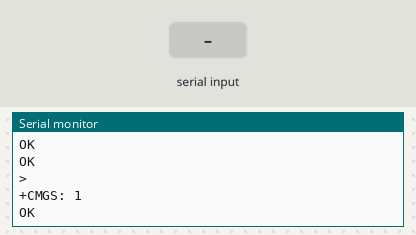
A sketch run on a simulated Arduino Uno, built with avr-gcc and run on an emulated ATmega328P. On the bench: the last lines printed to the serial monitor. The test bench sets the inputs (shaded band). The modem accepts every AT command (registered, SIM ready, sends succeed) and sends nothing else.

Above: at 4.2 s.
4.3 s: "1" received over the second serial link
At 5.7 s:
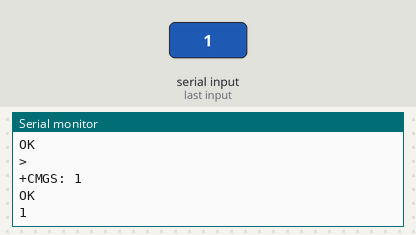
6.0 s: "0" received over the second serial link
At 7.1 s:
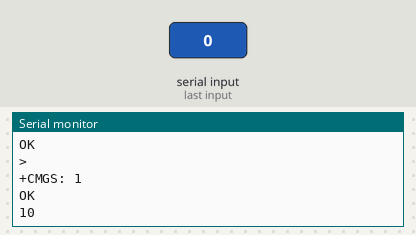

The sketch:

GSM_Send.ino
```cpp
#include <SoftwareSerial.h>
/* Tutorial link: https://pijaeducation.com/arduino/gsm/send-receive-messages-using-sim800l-with-arduino/
   Create software serial pins: pin 2 as RX & 3 as TX
   Connect SIM800L module Rx to Pin 3 (Tx) of Arduino & Tx to Pin 2 (Rx) of Arduino
*/
SoftwareSerial mySerial(2, 3);

void setup() {
  Serial.begin(9600);
  mySerial.begin(9600);
  Serial.println("Initializing...");
  delay(1000);

  // Send attention command to check if all fine, it returns OK
  mySerial.println("AT");
  updateSerial();

  // Configuring module in TEXT mode
  mySerial.println("AT+CMGF=1");
  updateSerial();

  // to send message use these 3 statements, upto write(26)
  // change ZZ with country code and xxxxxxxxxxx with phone number to sms
  mySerial.println("AT+CMGS=\"+ZZxxxxxxxxxx\""); // 1)
  updateSerial();
  mySerial.print("https://Shoolinlabs.com/tutorial"); // 2) text content
  updateSerial();
  mySerial.write(26); // 3)
}

void loop() {
  updateSerial();
}

// For data transmission from Serial to Software Serial port & vice versa
void updateSerial() {
  delay(500);
  while (Serial.available()) {
    mySerial.write(Serial.read());//Forward what Serial received to Software Serial Port
  }

  while (mySerial.available()) {
    Serial.write(mySerial.read());//Forward what Software Serial received to Serial Port
  }
}
```

Measured:
- after the input at 4.3 s, the serial monitor: prints a new line after 0.28 s (image 1)
- after the input at 6.0 s, the serial monitor: prints a new line after 0.08 s (image 2)
